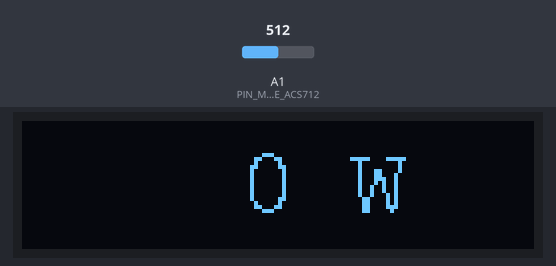
The sketch below on a simulated Arduino Uno, built with avr-gcc and run on an emulated ATmega328P. On the bench: 128×32 one-colour display. The inputs (shaded band) are chosen by the test bench; at power-on: A1 (PIN_MEASURE_ACS712) = 512.

Above: at 2.1 s.
At 17.2 s:
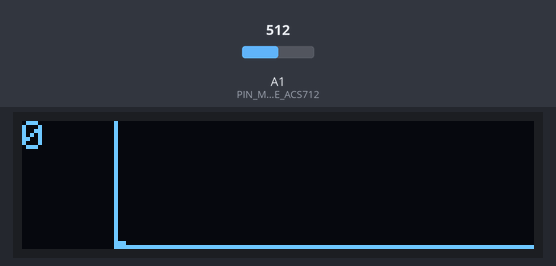
At 122.7 s:
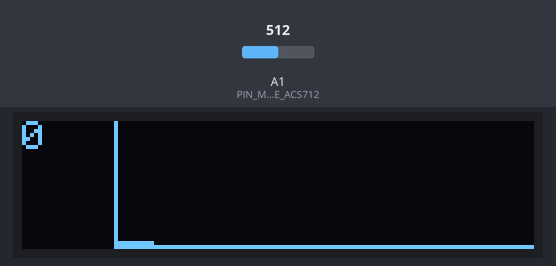

The sketch:

PowerMeasurement.ino
```cpp
#include <Arduino.h>
#include "ACMeasurement.h"
#include "ValueHistory.h"
#include <Wire.h>
#include <Adafruit_GFX.h>
#include <Adafruit_SSD1306.h>

#include <Fonts/FreeMono12pt7b.h>

const int PIN_MEASURE_ACS712 = PIN_A1;
const double VOLTAGE_AC712 = 5.0;
const double MEASURED_VOLTAGE = 230.0;

Adafruit_SSD1306 display(128, 32, &Wire, -1);

ACMeasurement lastMeasurement;
ValueHistory smoothing(5);
ValueHistory histogram(128 - 24);
const int HISTOGRAM_INTERVAL = 15000;
unsigned long nextHistogramMillis = 0;

void setup() {
    pinMode(PIN_MEASURE_ACS712, INPUT);
    display.begin(SSD1306_SWITCHCAPVCC, 0x3C);

    display.clearDisplay();
    display.display();

    nextHistogramMillis = millis();
}

double getRMSVoltage(double voltagePeak) {
    return (voltagePeak / 2.0) * 0.707;
}

double convertACS712VoltageToWatts(double voltage) {
    const double mvPerAmp = 0.1; // 100 mV per A for 20A sensor, see data sheet
    return voltage / mvPerAmp * MEASURED_VOLTAGE;
}

void showCurrentAvg() {
    display.setFont(&FreeMono12pt7b);

    auto average = round(smoothing.average());

    int printLen = 6;
    if (average < 10000) {
        printLen = 5;
    }
    if (average < 1000) {
        printLen = 4;
    }
    if (average < 1000) {
        printLen = 3;
    }
    if (average < 100) {
        printLen = 2;
    }
    if (average < 10) {
        printLen = 1;
    }

    display.setTextColor(WHITE);
    display.setCursor(64 - 10 * printLen, 22);
    display.print(average);
    display.println(" W");
}

void drawHistogram() {
    display.setFont();
    display.setTextSize(1);
    display.setCursor(0, 0);
    Serial.println("----------------");

    double histogramMax = max(0.0, histogram.maximum());
    unsigned int max = static_cast<unsigned int>(round(histogramMax));

    // Draw legend
    if (max >= 1000) {
        display.print(round(max / 1000.0));
        display.print("k");
    } else {
        display.print(max);
    }

    // Draw axis
    display.drawLine(23, 0, 23, 31, WHITE);
    display.drawLine(23, 31, 128, 31, WHITE);

    // Draw points
    for (int i = 0; i < histogram.size(); i++) {
        auto pointY = 30 - round(histogram[i] / histogramMax * 30);
        display.drawPixel(24 + i, static_cast<int16_t>(pointY), WHITE);
    }
}

void loop() {
    lastMeasurement.update(PIN_MEASURE_ACS712, 2000);

    double peakToPeakVoltage = max(0.0, lastMeasurement.getPeakToPeakVoltage(VOLTAGE_AC712));
    double rmsVoltage = max(0.0, getRMSVoltage(peakToPeakVoltage) - 0.01);
    double watts = convertACS712VoltageToWatts(rmsVoltage);

    smoothing.add(watts);
    display.clearDisplay();

    if (nextHistogramMillis <= millis()) {
        histogram.add(smoothing.average());

        if (histogram.size() > 1) {
            drawHistogram();
        } else {
            showCurrentAvg();
        }

        nextHistogramMillis = millis() + HISTOGRAM_INTERVAL;
    }
    else {
        showCurrentAvg();
    }

    display.display();

    delay(1000);
}
```

ACMeasurement.cpp
```cpp
#include "ACMeasurement.h"
#include <Arduino.h>

void ACMeasurement::update(uint8_t pin, unsigned long sampleTime) {
    int min = 1024;
    int max = 0;

    uint32_t start_time = millis();
    while ((millis() - start_time) < sampleTime) {
        auto measure = analogRead(pin);

        if (measure < min) {
            min = measure;
        }
        if (measure > max) {
            max = measure;
        }
    }

    this->min = min;
    this->max = max;
}

void ACMeasurement::update(uint8_t pin) {
    this->update(pin, 1000);
}

double ACMeasurement::getPeakToPeakVoltage(double inputVoltage) {
    double delta = static_cast<double>(this->max) - static_cast<double>(this->min);
    if (delta < 0) {
        return 0;
    }
    return delta * inputVoltage / 1024.0;
}
```

ACMeasurement.h
```cpp
#ifndef LIB_ACMEASUREMENT_H
#define LIB_ACMEASUREMENT_H

#include <stdint-gcc.h>

class ACMeasurement {
public:
    int min;
    int max;

    void update(uint8_t pin);
    void update(uint8_t pin, unsigned long sampleTime);
    double getPeakToPeakVoltage(double inputVoltage);
};


#endif //LIB_ACMEASUREMENT_H
```

ValueHistory.cpp
```cpp
#include <HardwareSerial.h>
#include "ValueHistory.h"

ValueHistory::ValueHistory(const unsigned int length) {
    this->maxLength = length;
    this->currentLength = 0;
    this->history = new double[length];
}

ValueHistory::~ValueHistory() {
    delete[] this->history;
}

void ValueHistory::add(const double value) {
    while(this->currentLength >= this->maxLength) {
        this->shiftLeft();
    }

    this->history[this->currentLength] = value;
    this->currentLength++;
}

void ValueHistory::shiftLeft() {
    for(int i = 0; i < this->currentLength; i++) {
        this->history[i] = this->history[i + 1];
    }
    this->currentLength--;
}

double &ValueHistory::operator[](unsigned int index) {
    if (index > this->currentLength) {
        return this->history[0];
    }

    return this->history[index];
}

double ValueHistory::average() {
    double sum = 0.0;
    // TODO: do I care about possible overflow?
    for(int i = 0; i < this->currentLength; i++) {
        sum += this->history[i];
    }

    return sum / static_cast<double>(this->currentLength);
}

unsigned int ValueHistory::size() {
    return this->currentLength;
}

double ValueHistory::maximum() {
    double maximum = 0.0;

    for(int i = 0; i < this->currentLength; i++) {
        if (maximum < this->history[i]) {
            maximum = this->history[i];
        }
    }

    return maximum;
}
```

ValueHistory.h
```cpp
#ifndef VALUEHISTORY_VALUEHISTORY_H
#define VALUEHISTORY_VALUEHISTORY_H

class ValueHistory {
public:
    explicit ValueHistory(unsigned int length);
    ~ValueHistory();
    void add(double value);
    double &operator[](unsigned int);
    double average();
    double maximum();
    unsigned int size();
private:
    unsigned int maxLength;
    unsigned int currentLength;
    double *history;

    void shiftLeft();
};

#endif //VALUEHISTORY_VALUEHISTORY_H
```

Measured:
- what the display in image 0 shows lasts 15.0 s, from 2.1 s to 17.1 s
- what the display in image 1 shows lasts 3.0 s, from 17.1 s to 20.1 s
